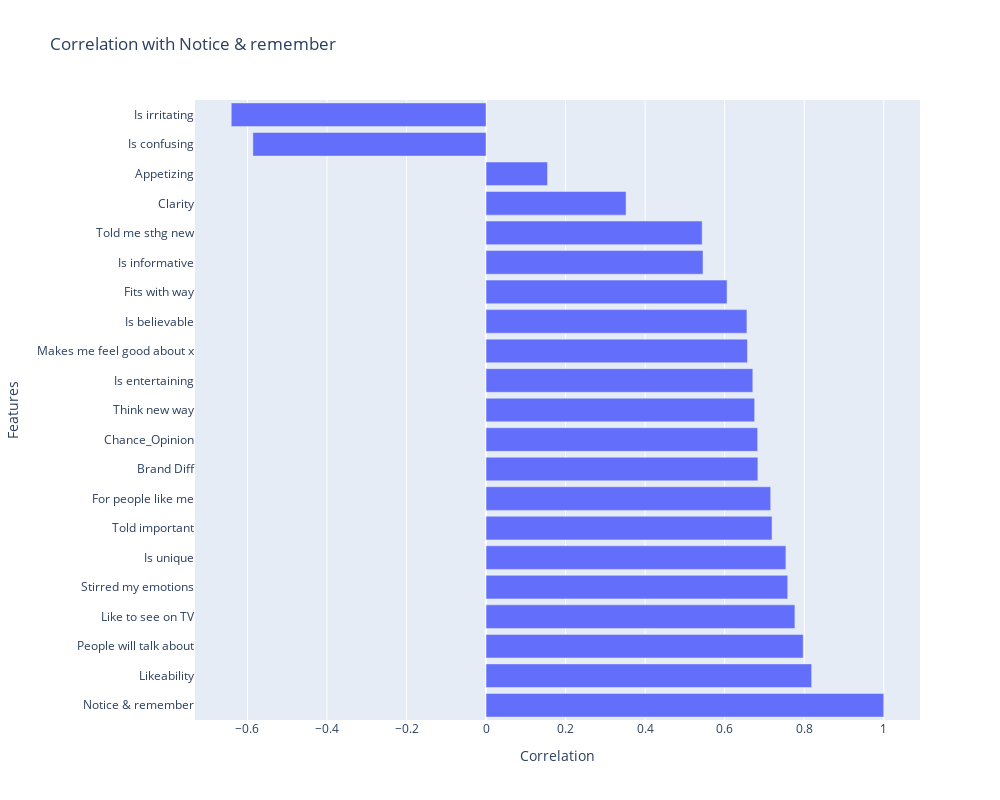

The notebook cell this image was saved under:
### Markdown cell above
According to this graph 3 most highly correlated features are:
- People will talk about
- Is Unique
- Like to see on TV

### Code cell
plot_correlation(df_top2)

### Figure 1 — Plotly figure (JSON) as saved in the notebook; plotly's stock layout.template omitted (floating-point values rounded to 4 significant figures)
{"data": [{"alignmentgroup": "True", "hovertemplate": "Correlation=%{x}<br>Features=%{y}<extra></extra>", "legendgroup": "", "marker": {"color": "#636efa", "pattern": {"shape": ""}}, "name": "", "offsetgroup": "", "orientation": "h", "showlegend": false, "textposition": "auto", "type": "bar", "x": [1, 0.8187, 0.7975, 0.7766, 0.7585, 0.7539, 0.7191, 0.7157, 0.6835, 0.683, 0.6754, 0.6708, 0.6573, 0.6559, 0.606, 0.5455, 0.5434, 0.3521, 0.1546, -0.5863, -0.6407], "xaxis": "x", "y": ["Notice & remember", "Likeability", "People will talk about", "Like to see on TV", "Stirred my emotions", "Is unique", "Told important", "For people like me", "Brand Diff", "Chance_Opinion", "Think new way", "Is entertaining", "Makes me feel good about x", "Is believable", "Fits with way", "Is informative", "Told me sthg new", "Clarity", "Appetizing", "Is confusing", "Is irritating"], "yaxis": "y"}], "layout": {"barmode": "relative", "height": 800, "legend": {"tracegroupgap": 0}, "title": {"text": "Correlation with Notice & remember"}, "width": 1000, "xaxis": {"anchor": "y", "domain": [0, 1], "title": {"text": "Correlation"}}, "yaxis": {"anchor": "x", "domain": [0, 1], "title": {"text": "Features"}}}}
